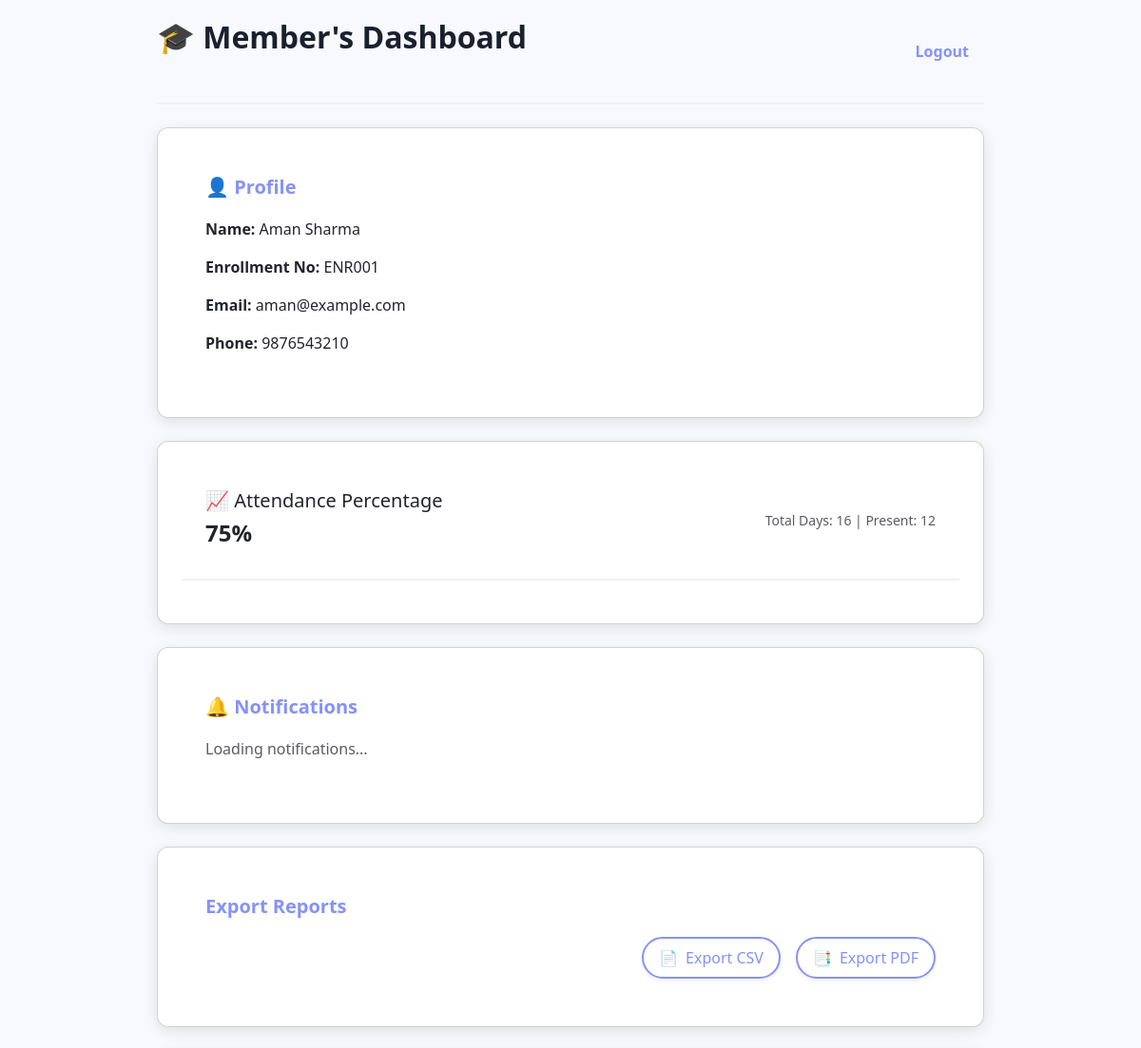
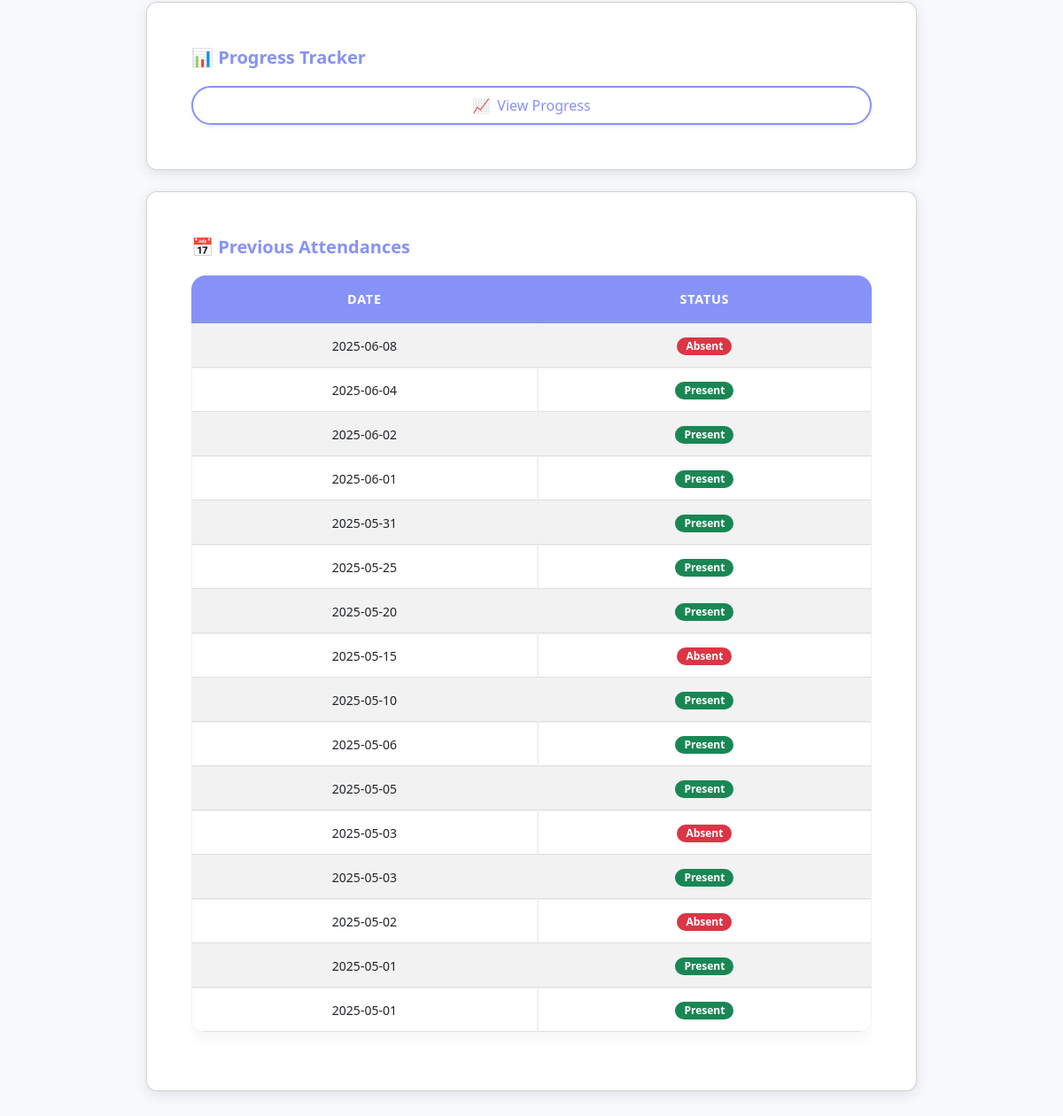
The page /members/dashboard.php (signed in) on the database its author committed (2 pictures, top to bottom).
### tables this page shows
CREATE TABLE `users` (
  `id` int(11) NOT NULL,
  `name` varchar(100) DEFAULT NULL,
  `enrollment_no` varchar(50) DEFAULT NULL,
  `phone` varchar(15) DEFAULT NULL,
  `email` varchar(100) DEFAULT NULL,
  `password` varchar(255) DEFAULT NULL,
  `day` varchar(155) NOT NULL,
  `role` enum('admin','student') DEFAULT NULL
);

CREATE TABLE `attendance` (
  `id` int(11) NOT NULL,
  `member_id` int(11) NOT NULL,
  `date` date NOT NULL,
  `status` enum('present','absent') NOT NULL
);

### members/dashboard.php (the view, shortened to what this page needs)
<?php
include "../db.php";
$student_id = $_SESSION['student_id'];
$totalDaysQuery = mysqli_query($conn, "SELECT COUNT(*) as total_days FROM attendance WHERE member_id='$student_id'");
$totalDays = mysqli_fetch_assoc($totalDaysQuery)['total_days'];
$presentDaysQuery = mysqli_query($conn, "SELECT COUNT(*) as present_days FROM attendance WHERE member_id='$student_id' AND status='present'");
$presentDays = mysqli_fetch_assoc($presentDaysQuery)['present_days'];
$attendancePercentage = ($totalDays > 0) ? ($presentDays / $totalDays) * 100 : 0;
$profileQuery = mysqli_query($conn, "SELECT name, enrollment_no, email, phone FROM users WHERE id='$student_id'");
$profileData = mysqli_fetch_assoc($profileQuery);
$attendanceHistoryQuery = mysqli_query($conn, "SELECT * FROM attendance WHERE member_id='$student_id' ORDER BY date DESC");
?>
<!DOCTYPE html>
<html lang="en">
<head>
  <link href="https://cdn.jsdelivr.net/npm/bootstrap@5.3.0/dist/css/bootstrap.min.css" rel="stylesheet">
  <link rel="stylesheet" href="assets/style.css">
</head>
<body>
<div class="container">
  <div class="d-flex justify-content-between align-items-center mb-4">
    <h3 class="fw-bold">🎓 Member's Dashboard</h3>
    <a href="../logout.php" class="btn btn-outline-danger">Logout</a>
  </div>
  <div class="card mb-4">
    <div class="card-body">
      <h5 class="card-title">👤 Profile</h5>
      <p><strong>Name:</strong> <?= htmlspecialchars($profileData['name']) ?></p>
      <p><strong>Enrollment No:</strong> <?= htmlspecialchars($profileData['enrollment_no']) ?></p>
      <p><strong>Email:</strong> <?= htmlspecialchars($profileData['email']) ?></p>
      <p><strong>Phone:</strong> <?= htmlspecialchars($profileData['phone']) ?></p>
    </div>
  </div>
  <div class="card mb-4">
    <div class="card-body d-flex flex-sm-row justify-content-between align-items-center attendance-summary">
      <div>
        <h5 class="mb-1">📈 Attendance Percentage</h5>
        <p class="fs-4 fw-semibold mb-0"><?= round($attendancePercentage, 2) ?>%</p>
      </div>
      <div>
        <span class="text-muted small">Total Days: <?= $totalDays ?> | Present: <?= $presentDays ?></span>
      </div>
    </div>
  </div>
  <div class="card mb-4">
   <div class="card-body">
  <h5 class="card-title">🔔 Notifications <span id="notifCount" class="badge bg-primary ms-2"></span></h5>
  <div id="notificationArea">
    <p class="text-muted">Loading notifications...</p>
  </div>
</div>
  </div>
<div class="card mb-4">
    <div class="card-body">
      <h5 class="card-title"> Export Reports</h5>
<div class="d-flex gap-3 flex-wrap justify-content-end">
  <a href="export_member_report.php?export_type=csv"
     class="btn d-flex align-items-center px-3 py-2 shadow-sm rounded-pill"
     style="border: 2px solid #8692f7; color: #8692f7;"
     onmouseover="this.style.backgroundColor='#8692f7'; this.style.color='white';"
     onmouseout="this.style.backgroundColor='transparent'; this.style.color='#8692f7';"
  >
    <span class="me-2">📄</span> Export CSV
  </a>
  <a href="export_member_report.php?export_type=pdf"
     class="btn d-flex align-items-center px-3 py-2 shadow-sm rounded-pill"
     style="border: 2px solid #8692f7; color: #8692f7;"
     onmouseover="this.style.backgroundColor='#8692f7'; this.style.color='white';"
     onmouseout="this.style.backgroundColor='transparent'; this.style.color='#8692f7';"
  >
    <span class="me-2">📑</span> Export PDF
  </a>
</div>
    </div>
  </div>
    <div class="card mb-4">
      <div class="card-body text-end">
        <h5 class="card-title text-start">📊 Progress Tracker</h5>
        <a href="progress_view.php"
           class="btn d-flex align-items-center justify-content-center gap-2 px-3 py-2 shadow-sm rounded-pill"
           style="border: 2px solid #8692f7; color: #8692f7;"
           onmouseover="this.style.backgroundColor='#8692f7'; this.style.color='white';"
           onmouseout="this.style.backgroundColor='transparent'; this.style.color='#8692f7';"
        >
          <span>📈</span> View Progress
        </a>
      </div>
    </div>
  <div class="card mb-4">
    <div class="card-body">
      <h5 class="card-title">📅 Previous Attendances</h5>
      <?php if (mysqli_num_rows($attendanceHistoryQuery) > 0): ?>
        <div class="table-responsive">
          <table class="table table-striped">
            <thead>
              <tr>
                <th>Date</th>
                <th>Status</th>
              </tr>
            </thead>
            <tbody>
              <?php while ($row = mysqli_fetch_assoc($attendanceHistoryQuery)): ?>
                <tr>
                  <td><?= htmlspecialchars($row['date']) ?></td>
                  <td>
                    <span class="badge bg-<?= $row['status'] == 'present' ? 'success' : 'danger' ?>">
                      <?= ucfirst($row['status']) ?>
                    </span>
                  </td>
                </tr>
              <?php endwhile; ?>
            </tbody>
          </table>
        </div>
      <?php else: ?>
        <p class="text-muted">You have no previous attendance records.</p>
      <?php endif; ?>
    </div>
  </div>
</div>
</body>
</html>

### members/assets/style.css (style rules this page uses)
body { background: linear-gradient(135deg, #f0f4f8, #d9e2ec); font-family: 'Segoe UI', sans-serif; color: #2c3e50; margin: 0; padding: 0; min-height: 100vh; display: flex; justify-content: center; align-items: flex-start; flex-direction: column; }
.container { max-width: 1100px; margin: 50px auto; padding: 20px; }
h3 { font-size: 2rem; font-weight: 700; margin-bottom: 30px; color: #1a202c; }
.btn { padding: 10px 16px; border-radius: 12px; font-weight: 500; border: none; transition: all 0.3s ease; }
.card { background-color: #fff; border-radius: 18px; padding: 25px; box-shadow: 0 4px 20px rgba(0, 0, 0, 0.07); margin-bottom: 30px; }
.table { background-color: #fff; border-radius: 16px; overflow: hidden; box-shadow: 0 4px 20px rgba(0, 0, 0, 0.06); }
.table th { background-color: #3182ce; color: #fff; font-weight: 600; text-align: center; padding: 12px; }
.table td, .table th { padding: 12px; border: 1px solid #f0f0f0; text-align: center; height: 50px; }
.table-striped tbody tr:nth-child(even) { background-color: #fafafa; }

### members/dashboard.php (style rules this page uses)
body { background: #f7f9fc; color: #333; font-family: 'Segoe UI', sans-serif; }
.container { max-width: 900px; margin: 0 auto; padding: 20px 15px 60px 15px; }
.card { border-radius: 12px; box-shadow: 0 4px 15px rgba(0, 0, 0, 0.1); transition: all 0.3s ease; margin-bottom: 30px; overflow: hidden; }
.card-body { padding: 25px; }
.card-title { font-size: 1.25rem; font-weight: 600; color: #8692f7; margin-bottom: 20px; }
.badge { border-radius: 12px; padding: 6px 12px; font-size: 0.9rem; }
.btn-outline-danger { font-weight: 600; border-radius: 20px; color: #8692f7; border-color: #8692f7; }
.table { border-collapse: separate; border-spacing: 0; width: 100%; font-size: 0.875rem; }
.table-striped tbody tr:nth-child(odd) { background-color: #ffffff; }
.table-striped tbody tr:nth-child(even) { background-color: #f7f9fc; }
.table thead th { background-color: #8692f7; color: #fff; text-transform: uppercase; letter-spacing: 0.05em; font-size: 0.9rem; border: none; padding: 16px 20px; position: sticky; top: 0; z-index: 1; }
.table th, .table td { padding: 10px 12px; text-align: center; border-bottom: 1px solid #e0e0e0; vertical-align: middle; }
.d-flex.justify-content-between { border-bottom: 2px solid #f0f0f0; padding-bottom: 20px; margin-bottom: 20px; }
.attendance-summary { flex-wrap: wrap; gap: 10px; }
.attendance-summary > div { margin-bottom: 10px; }
.badge.bg-success, .badge.bg-danger { font-size: 0.75rem; padding: 4px 10px; }

### rows shown on the page
users: name "Aman Sharma", enrollment_no "ENR001", email "aman@example.com", phone "9876543210"
attendance: date "2025-06-08", status "Absent"
attendance: date "2025-06-04", status "Present"
attendance: date "2025-06-02", status "Present"
attendance: date "2025-06-01", status "Present"
attendance: date "2025-05-31", status "Present"
attendance: date "2025-05-25", status "Present"
attendance: date "2025-05-20", status "Present"
attendance: date "2025-05-15", status "Absent"
attendance: date "2025-05-10", status "Present"
attendance: date "2025-05-06", status "Present"
attendance: date "2025-05-05", status "Present"
attendance: date "2025-05-03", status "Absent"
attendance: date "2025-05-03", status "Present"
attendance: date "2025-05-02", status "Absent"
attendance: date "2025-05-01", status "Present"
attendance: date "2025-05-01", status "Present"

### other values the page prints
$attendancePercentage "75"
$totalDays "16"
$presentDays "12"
